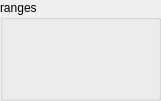
   <widget class="QGroupBox" name="groupBox">
    <property name="geometry">
     <rect>
      <x>760</x>
      <y>640</y>
      <width>161</width>
      <height>101</height>
     </rect>
    </property>
    <property name="title">
     <string>ranges</string>
    </property>
    <layout class="QGridLayout" name="gridLayout_7">
     <property name="spacing">
      <number>2</number>
     </property>
     <item row="0" column="0">
      <widget class="caGraphics" name="cagraphics_21">
       <property name="foreground">
        <color>
         <red>255</red>
         <green>176</green>
         <blue>255</blue>
        </color>
       </property>
       <property name="fillstyle" stdset="0">
        <enum>caGraphics::Filled</enum>
       </property>
       <property name="lineColor">
        <color>
         <red>128</red>
         <green>0</green>
         <blue>255</blue>
        </color>
       </property>
      </widget>
     </item>
     <item row="0" column="1">
      <widget class="caGraphics" name="cagraphics_22">
       <property name="foreground">
        <color>
         <red>255</red>
         <green>176</green>
         <blue>255</blue>
        </color>
       </property>
       <property name="fillstyle" stdset="0">
        <enum>caGraphics::Filled</enum>
       </property>
       <property name="lineColor">
        <color>
         <red>128</red>
         <green>0</green>
         <blue>255</blue>
        </color>
       </property>
      </widget>
     </item>
     <item row="1" column="0">
      <widget class="caGraphics" name="cagraphics_23">
       <property name="foreground">
        <color>
         <red>214</red>
         <green>127</green>
         <blue>226</blue>
        </color>
       </property>
       <property name="fillstyle" stdset="0">
        <enum>caGraphics::Filled</enum>
       </property>
       <property name="lineColor">
        <color>
         <red>128</red>
         <green>0</green>
         <blue>255</blue>
        </color>
       </property>
      </widget>
     </item>
     <item row="1" column="1">
      <widget class="caGraphics" name="cagraphics_24">
       <property name="foreground">
        <color>
         <red>214</red>
         <green>127</green>
         <blue>226</blue>
        </color>
       </property>
       <property name="fillstyle" stdset="0">
        <enum>caGraphics::Filled</enum>
       </property>
       <property name="lineColor">
        <color>
         <red>128</red>
         <green>0</green>
         <blue>255</blue>
        </color>
       </property>
      </widget>
     </item>
     <item row="2" column="0">
      <widget class="caGraphics" name="cagraphics_25">
       <property name="foreground">
        <color>
         <red>174</red>
         <green>78</green>
         <blue>188</blue>
        </color>
       </property>
       <property name="fillstyle" stdset="0">
        <enum>caGraphics::Filled</enum>
       </property>
       <property name="lineColor">
        <color>
         <red>128</red>
         <green>0</green>
         <blue>255</blue>
        </color>
       </property>
      </widget>
     </item>
     <item row="2" column="1">
      <widget class="caGraphics" name="cagraphics_26">
       <property name="foreground">
        <color>
         <red>174</red>
         <green>78</green>
         <blue>188</blue>
        </color>
       </property>
       <property name="fillstyle" stdset="0">
        <enum>caGraphics::Filled</enum>
       </property>
       <property name="lineColor">
        <color>
         <red>128</red>
         <green>0</green>
         <blue>255</blue>
        </color>
       </property>
      </widget>
     </item>
     <item row="3" column="0">
      <widget class="caGraphics" name="cagraphics_27">
       <property name="foreground">
        <color>
         <red>139</red>
         <green>26</green>
         <blue>150</blue>
        </color>
       </property>
       <property name="fillstyle" stdset="0">
        <enum>caGraphics::Filled</enum>
       </property>
       <property name="lineColor">
        <color>
         <red>128</red>
         <green>0</green>
         <blue>255</blue>
        </color>
       </property>
      </widget>
     </item>
     <item row="3" column="1">
      <widget class="caGraphics" name="cagraphics_28">
       <property name="foreground">
        <color>
         <red>139</red>
         <green>26</green>
         <blue>150</blue>
        </color>
       </property>
       <property name="fillstyle" stdset="0">
        <enum>caGraphics::Filled</enum>
       </property>
       <property name="lineColor">
        <color>
         <red>128</red>
         <green>0</green>
         <blue>255</blue>
        </color>
       </property>
      </widget>
     </item>
     <item row="4" column="0">
      <widget class="caGraphics" name="cagraphics_29">
       <property name="foreground">
        <color>
         <red>97</red>
         <green>10</green>
         <blue>117</blue>
        </color>
       </property>
       <property name="fillstyle" stdset="0">
        <enum>caGraphics::Filled</enum>
       </property>
       <property name="lineColor">
        <color>
         <red>128</red>
         <green>0</green>
         <blue>255</blue>
        </color>
       </property>
      </widget>
     </item>
     <item row="4" column="1">
      <widget class="caGraphics" name="cagraphics_30">
       <property name="foreground">
        <color>
         <red>97</red>
         <green>10</green>
         <blue>117</blue>
        </color>
       </property>
       <property name="fillstyle" stdset="0">
        <enum>caGraphics::Filled</enum>
       </property>
      </widget>
     </item>
    </layout>
   </widget>
